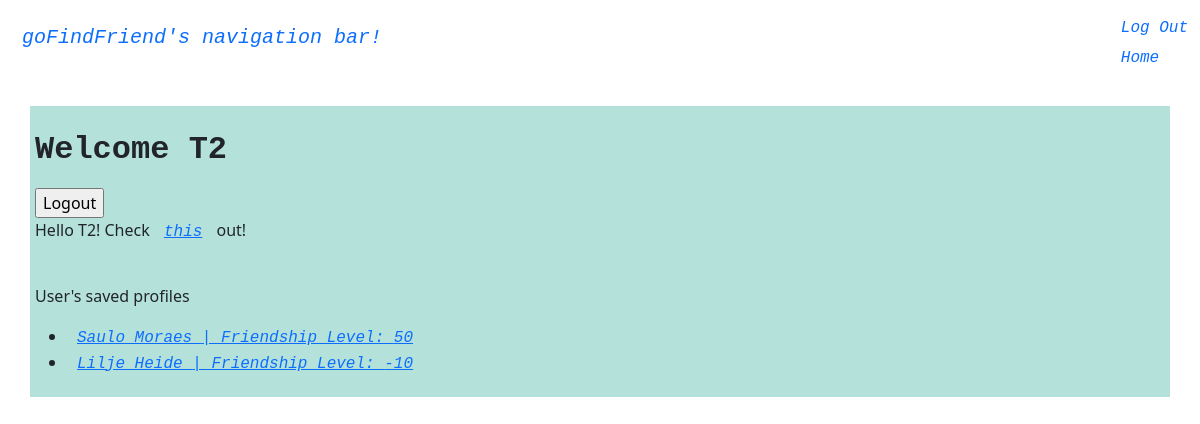
/ (signed in), run on the app's committed database.
### tables this page shows
CREATE TABLE profiles (name TEXT, user TEXT, pfp TEXT, age TEXT, songURL TEXT, songName TEXT, quote TEXT, like1 TEXT, like2 TEXT, like3 TEXT, dislike1 TEXT, dislike2 TEXT, dislike3 TEXT, friendship TEXT);

### __init__.py (the view)
@app.route("/", methods=['GET', 'POST'])
def welcome():
    if userSignedIn(session):
        saved_profiles = get_profiles_of_user(session["username"])
        for profile in range(len(saved_profiles)):
            saved_profiles[profile] = [saved_profiles[profile],
                                       get_profile_value(saved_profiles[profile],"friendship")]
        print(saved_profiles)
        return render_template("home_page.html", user=session['username'], saved_profiles=saved_profiles)
    else:
        return render_template('index.html')

### __init__.py (called while the page is built)
def userSignedIn(session):
    return 'username' in session.keys() and session['username']

### data/data_functions_v2.py (called while the page is built)
def get_profiles():
    return profiles.get_main_values()

def profile_exists(name):
    return profiles.value_exists(name)

def get_profile_value(name, field):
    if(not profile_exists(name)):
        raise KeyError("the given profile cannot be found")
    else:
        return profiles.get_value(name,field)

def get_profiles_of_user(username):
    profs = get_profiles()
    profs_of_user = []
    for i in profs:
        if(get_profile_value(i, "user") == username):
            profs_of_user.append(i)
    return profs_of_user

### data/table.py (called while the page is built)
def first(lst):
    return lst[0]

    def get_main_values(self):
        self.c.execute(f"SELECT {self.search_field} FROM {self.table_name}")
        value_lists = self.c.fetchall()
        return map(first, value_lists)

    def get_value_list(self, search, field):
        self.c.execute(
            f"SELECT {field} FROM {self.table_name} WHERE {self.search_field} = ?", [search])
        return self.c.fetchone()

    def get_value(self, search, field):
        value_list = self.get_value_list(search, field)
        return value_list[0]

    def value_exists(self, search):
        value_list = self.get_value_list(search, "1")
        return bool(value_list)

### templates/home_page.html (shortened to what this page needs)
<!DOCTYPE html>
<html lang="en">
    <head>
        <link href="https://cdn.jsdelivr.net/npm/bootstrap@5.0.2/dist/css/bootstrap.min.css" rel="stylesheet"
>
        <link href="/css/stylesheet" type="text/css" rel="customStyle">
    </head>
    <nav class="navbar navbar-default">
        <div class="container-fluid">
        <div class="navbar-header">
            <a class="navbar-brand" href="/">goFindFriend's navigation bar!</a>
        </div>
        <ul class="nav navbar-nav navbar-right">
            <li class="nav-item"><a class="nav-link" href="/logout"> Log Out</a></li>
            <li class="nav-item"><a class="nav-link" href="/"> Home</a></li>
        </ul>
        </div>
    </nav>
    <div class="body">
        <body>
            <h1>
                Welcome {{user}}
                <br>
                <br>
            </h1>
            <form>
                <input formaction="/logout" type="submit" value="Logout">
            </form>
            <p>
                Hello {{user}}! Check <a href="/friend/random">this</a> out!
            </p>
            <br>
            <p>User's saved profiles</p>
            <ul>
                {% for item in saved_profiles %}
                    <li><a href = "/friend/{{item[0]}}">{{item[0]}} | Friendship Level: {{item[1]}}</a></li>
                {% endfor %}
            </ul>
        </body>
    </div>
</html>

### templates/home_page.html (style rules this page uses)
div.body { background-color: rgb(180, 226, 218); margin: 30px; margin-bottom: 30px; padding: 5px; }
h1 { font-family: courier; font-weight: bold; font-size: 200%; margin-top: 20px; margin-bottom: -20px; }
a { font-family: courier; padding: 10px; font-style: italic; margin-bottom: -10px; }

### data on the page
profiles: name "Saulo Moraes", friendship "50"
profiles: name "Lilje Heide", friendship "-10"

### other printed values
{{ user }} "T2"
